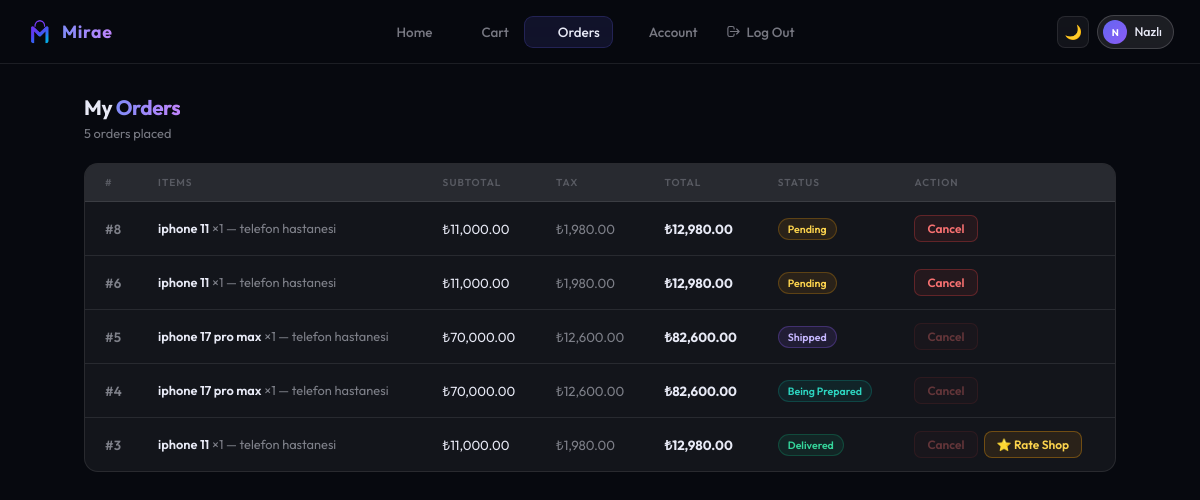
/customer/cust_orders.php (signed in), run on the app's committed database.
### tables this page shows
CREATE TABLE `orders` (
  `id` int(11) NOT NULL,
  `order_date` datetime DEFAULT current_timestamp(),
  `status` varchar(20) DEFAULT 'pending',
  `customer_id` int(11) DEFAULT NULL,
  `total` decimal(10,2) DEFAULT NULL,
  `tax` decimal(10,2) DEFAULT NULL
);

CREATE TABLE `order_line` (
  `id` int(11) NOT NULL,
  `product_id` int(11) DEFAULT NULL,
  `order_id` int(11) DEFAULT NULL,
  `amount` int(11) DEFAULT NULL,
  `total_price` decimal(10,2) DEFAULT NULL
);

CREATE TABLE `products` (
  `id` int(11) NOT NULL,
  `name` varchar(100) NOT NULL,
  `description` text DEFAULT NULL,
  `price` decimal(10,2) NOT NULL,
  `quantity` int(11) DEFAULT 0,
  `shop_id` int(11) DEFAULT NULL,
  `rating` decimal(2,1) DEFAULT 0.0
);

CREATE TABLE `shops` (
  `id` int(11) NOT NULL,
  `name` varchar(100) NOT NULL,
  `type` varchar(50) NOT NULL,
  `location` varchar(150) DEFAULT NULL,
  `manager_id` int(11) DEFAULT NULL,
  `rating` decimal(2,1) DEFAULT 0.0,
  `status` varchar(20) DEFAULT 'active'
);

### customer/cust_orders.php (the view, shortened to what this page needs)
<?php
include "../connect.php";
$cid = $_SESSION["id"];
$orders = [];
$sql = "SELECT o.id, o.status, o.total, o.tax
        FROM orders o
        WHERE o.customer_id = '$cid'
        ORDER BY o.id DESC";
$res = mysqli_query($conn, $sql);
while($o = mysqli_fetch_assoc($res)){
    $items = [];
    $sql2 = "SELECT ol.amount, ol.total_price, p.name as pname, s.name as shop_name, s.id as shop_id, s.rating as shop_rating
             FROM order_line ol
             JOIN products p ON ol.product_id = p.id
             JOIN shops s    ON p.shop_id = s.id
             WHERE ol.order_id = '{$o['id']}'";
    $ir = mysqli_query($conn, $sql2);
    while($i = mysqli_fetch_assoc($ir)) $items[] = $i;
    $o["items"] = $items;
    $orders[]   = $o;
}
function statusClass($s){
    $map = [
        'pending'       =>'s-pending',
        'accepted'      =>'s-accepted',
        'being_prepared'=>'s-prepared',
        'shipped'       =>'s-shipped',
        'delivered'     =>'s-delivered',
        'canceled'      =>'s-canceled'
    ];
    if(isset($map[strtolower($s)])){
        return $map[strtolower($s)];
    } else {
        return 's-pending';
    }
}
function statusLabel($s){
    $map = [
        'pending'       =>'Pending',
        'accepted'      =>'Accepted',
        'being_prepared'=>'Being Prepared',
        'shipped'       =>'Shipped',
        'delivered'     =>'Delivered',
        'canceled'      =>'Canceled'
    ];
    if(isset($map[strtolower($s)])){
        return $map[strtolower($s)];
    } else {
        return $s;
    }
}
function canCancel($s){
    if(strtolower($s) == "pending"){
        return true;
    } else {
        return false;
    }
}
?>
<!DOCTYPE html>
<html lang="en">
<head>
  <link rel="stylesheet" href="mirae.css"/>
</head>
<body>
<?php include "nav.php"; ?>
<div class="pg">
  <div class="ptitle">My <span>Orders</span></div>
  <div class="psub"><?= count($orders) ?> order<?= count($orders)!=1?'s':'' ?> placed</div>
  <?php if(empty($orders)): ?>
  <div class="empty">
    <div class="empty-icon">📋</div>
    <div class="empty-msg">No orders yet</div>
    <div class="empty-sub">Start shopping at <a href="cust_home.php">our stores</a>.</div>
  </div>
  <?php else: ?>
  <div class="table-card">
    <table>
      <thead>
        <tr>
          <th>#</th>
          <th>Items</th>
          <th>Subtotal</th>
          <th>Tax</th>
          <th>Total</th>
          <th>Status</th>
          <th>Action</th>
        </tr>
      </thead>
      <tbody>
        <?php foreach($orders as $o): ?>
        <tr>
          <td style="font-weight:600;color:var(--mut);">#<?= $o["id"] ?></td>
          <td>
            <?php foreach($o["items"] as $it): ?>
            <div style="font-size:.8rem;margin-bottom:2px;">
              <span style="font-weight:600;"><?= htmlspecialchars($it["pname"]) ?></span>
              <span style="color:var(--mut);"> &times;<?= $it["amount"] ?> — <?= htmlspecialchars($it["shop_name"]) ?></span>
            </div>
            <?php endforeach; ?>
          </td>
          <td>&#8378;<?= number_format($o["total"] - $o["tax"], 2) ?></td>
          <td style="color:var(--mut);">&#8378;<?= number_format($o["tax"],2) ?></td>
          <td style="font-weight:700;">&#8378;<?= number_format($o["total"],2) ?></td>
          <td>
            <span class="status <?= statusClass($o["status"]) ?>">
              <?= statusLabel($o["status"]) ?>
            </span>
          </td>
          <td>
            <div style="display:flex;gap:6px;align-items:center;flex-wrap:wrap;">
              <form method="post" action="cust_orders.php" style="display:inline;">
                <button
                  type="submit"
                  name="cancel_order"
                  class="cancel-btn"
                  <?= canCancel($o["status"]) ? '' : 'disabled' ?>
                  <?= canCancel($o["status"]) ? 'onclick="return confirm(\'Cancel this order?\')"' : '' ?>
                >Cancel</button>
              </form>
              <?php if(strtolower($o["status"]) === 'delivered' && !empty($o["items"])): ?>
              <button type="button"
                onclick="openRateModal(<?= $o['items'][0]['shop_id'] ?>, '<?= htmlspecialchars(addslashes($o['items'][0]['shop_name'])) ?>', <?= $o['items'][0]['shop_rating'] ?>)"
                style="padding:5px 12px;border-radius:8px;border:1px solid rgba(245,158,11,.35);background:rgba(245,158,11,.1);color:#FCD34D;font-family:'Outfit',sans-serif;font-size:.75rem;font-weight:600;cursor:pointer;">
                ⭐ Rate Shop
              </button>
              <?php endif; ?>
            </div>
          </td>
        </tr>
        <?php endforeach; ?>
      </tbody>
    </table>
  </div>
  <?php endif; ?>
</div>
</body>
</html>

### customer/mirae.css (style rules this page uses)
*, *::before, *::after { margin: 0; padding: 0; box-sizing: border-box; }
:root { --bg: #07090f; --surf: rgba(255, 255, 255, 0.05); --surf2: rgba(255, 255, 255, 0.09); --bdr: rgba(255, 255, 255, 0.09); --bdr2: rgba(255, 255, 255, 0.17); --txt: #e8eaf6; --mut: rgba(232, 234, 246, 0.5); --mut2: rgba(232, 234, 246, 0.25); --grad: linear-gradient(135deg, #6366f1, #8b5cf6); --gtext: linear-gradient(90deg, #818cf8, #c084fc); --ind: #6366f1; --nh: 64px; }
html { height: 100%; }
body { font-family: "Outfit", sans-serif; background: var(--bg); color: var(--txt); min-height: 100vh; transition: background 0.3s, color 0.3s; }
.pg { max-width: 1080px; margin: 0 auto; padding: calc(var(--nh) + 30px) 24px 52px; }
.ptitle { font-size: 1.3rem; font-weight: 700; margin-bottom: 5px; letter-spacing: -0.02em; }
.ptitle span { background: var(--gtext); -webkit-background-clip: text; -webkit-text-fill-color: transparent; }
.psub { font-size: 0.8rem; color: var(--mut); margin-bottom: 22px; }
.table-card { background: var(--surf); border: 1px solid var(--bdr); border-radius: 14px; overflow: hidden; }
table { width: 100%; border-collapse: collapse; }
thead tr { background: var(--surf2); }
th { font-size: 0.63rem; font-weight: 600; letter-spacing: 0.1em; text-transform: uppercase; color: var(--mut2); padding: 12px 16px; text-align: left; border-bottom: 1px solid var(--bdr); white-space: nowrap; }
th:first-child { padding-left: 20px; }
td { padding: 13px 16px; border-bottom: 1px solid var(--bdr); vertical-align: middle; font-size: 0.83rem; }
td:first-child { padding-left: 20px; }
tbody tr:last-child td { border-bottom: none; }
.status { display: inline-flex; align-items: center; padding: 3px 9px; border-radius: 100px; font-size: 0.66rem; font-weight: 600; white-space: nowrap; }
.s-pending { background: rgba(245, 158, 11, 0.1); border: 1px solid rgba(245, 158, 11, 0.25); color: #fcd34d; }
.s-delivered { background: rgba(16, 185, 129, 0.1); border: 1px solid rgba(16, 185, 129, 0.25); color: #34d399; }
.cancel-btn { padding: 5px 12px; border-radius: 7px; font-family: "Outfit", sans-serif; font-size: 0.75rem; font-weight: 600; cursor: pointer; border: 1px solid rgba(239, 68, 68, 0.3); background: rgba(239, 68, 68, 0.08); color: #f87171; transition: all 0.17s; }
.cancel-btn:disabled { opacity: 0.35; cursor: not-allowed; }

### customer/cust_orders.php (style rules this page uses)
.s-prepared { background:rgba(13,148,136,.12);border:1px solid rgba(13,148,136,.3);color:#2DD4BF; }
.s-shipped { background:rgba(139,92,246,.12);border:1px solid rgba(139,92,246,.3);color:#c4b5fd; }

### data on the page
orders: id "8", $o["total"] - $o["tax"] "11,000.00", tax "1,980.00", total "12,980.00", status "Pending"
order_line: product.name "iphone 11", amount "1", shops.name "telefon hastanesi"
orders: id "6", $o["total"] - $o["tax"] "11,000.00", tax "1,980.00", total "12,980.00", status "Pending"
orders: id "5", $o["total"] - $o["tax"] "70,000.00", tax "12,600.00", total "82,600.00", status "Shipped"
order_line: product.name "iphone 17 pro max", amount "1", shops.name "telefon hastanesi"
orders: id "4", $o["total"] - $o["tax"] "70,000.00", tax "12,600.00", total "82,600.00", status "Being Prepared"
orders: id "3", $o["total"] - $o["tax"] "11,000.00", tax "1,980.00", total "12,980.00", status "Delivered"

### other printed values
$item['label'] "Home"
$item['label'] "Cart"
$item['label'] "Orders"
$item['label'] "Account"
substr($_SESSION["name"],0,1) "N"
explode(" ",$_SESSION["name"])[0] "Nazlı"
count($orders) "5"
